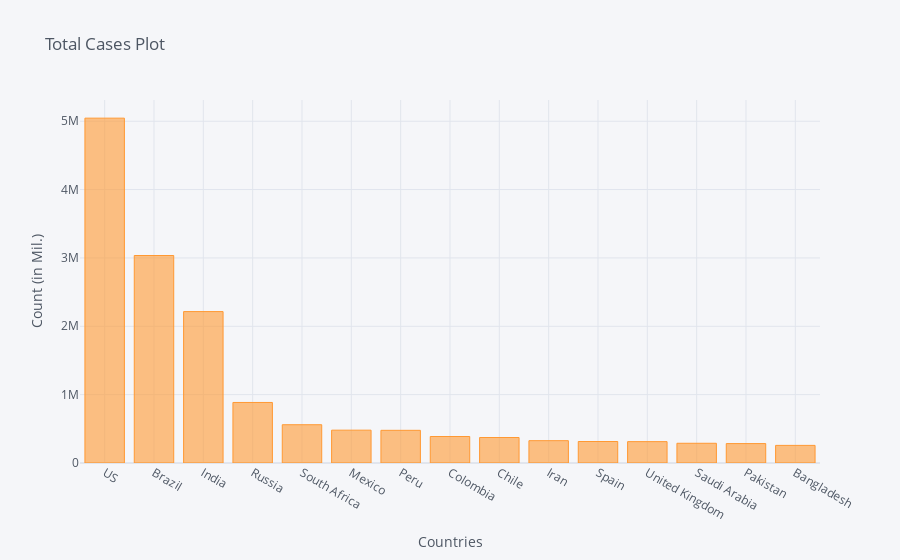

The notebook cell saved with this chart:
### Code cell
corona_dframe_agg_plot.iplot(kind='bar', x='Country/Region', y='8/9/20',
                             title='Total Cases Plot',xTitle='Countries',yTitle='Count (in Mil.)')

### Figure 1 — Plotly figure (JSON) as saved in the notebook; plotly's stock layout.template omitted (floating-point values rounded to 4 significant figures)
{"data": [{"marker": {"color": "rgba(255, 153, 51, 0.6)", "line": {"color": "rgba(255, 153, 51, 1.0)", "width": 1}}, "name": "8/9/20", "orientation": "v", "text": "", "type": "bar", "x": ["US", "Brazil", "India", "Russia", "South Africa", "Mexico", "Peru", "Colombia", "Chile", "Iran", "Spain", "United Kingdom", "Saudi Arabia", "Pakistan", "Bangladesh"], "y": [5044864, 3035422, 2215074, 885718, 559859, 480278, 478024, 387481, 373056, 326712, 314362, 312574, 288690, 284121, 257600]}], "layout": {"legend": {"bgcolor": "#F5F6F9", "font": {"color": "#4D5663"}}, "paper_bgcolor": "#F5F6F9", "plot_bgcolor": "#F5F6F9", "title": {"font": {"color": "#4D5663"}, "text": "Total Cases Plot"}, "xaxis": {"gridcolor": "#E1E5ED", "showgrid": true, "tickfont": {"color": "#4D5663"}, "title": {"font": {"color": "#4D5663"}, "text": "Countries"}, "zerolinecolor": "#E1E5ED"}, "yaxis": {"gridcolor": "#E1E5ED", "showgrid": true, "tickfont": {"color": "#4D5663"}, "title": {"font": {"color": "#4D5663"}, "text": "Count (in Mil.)"}, "zerolinecolor": "#E1E5ED"}}}
